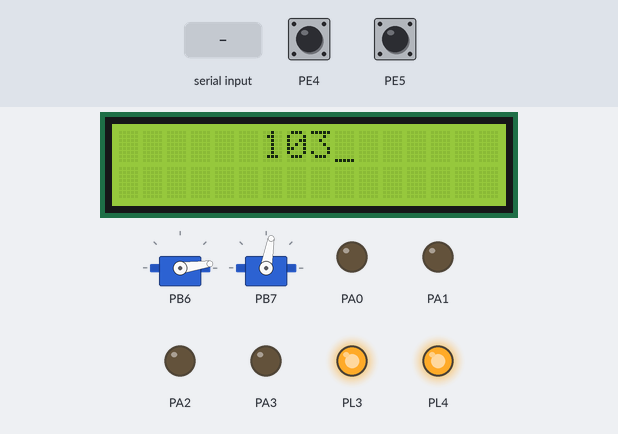
The program below on a simulated ATmega2560, built with avr-gcc and emulated at 14.7456 MHz. Shown: 16×2 character LCD, 2 × servo, output pins drawn as LEDs (lit = HIGH). Wiring (inferred from the names in the program): character LCD (HD44780): RS PC0; R/W PC1; E PC2; data PC4, PC5, PC6, PC7. The inputs (shaded band) are chosen by the test bench; at power-on: PE4 HIGH, PE5 HIGH. Servo pulses on a pin are drawn as a servo (544–2400 µs = 0–180°); pins used as bus, display or sensor lines are not drawn; what the program prints to the serial monitor is not drawn.

Above: at 7.1 s.
7.2 s: "TEAM 6\n" received over Serial
At 9.0 s:
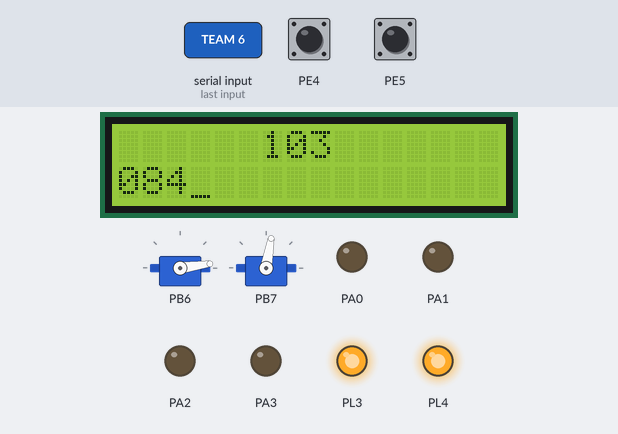
10.2 s: "1" received over Serial
At 12.1 s:
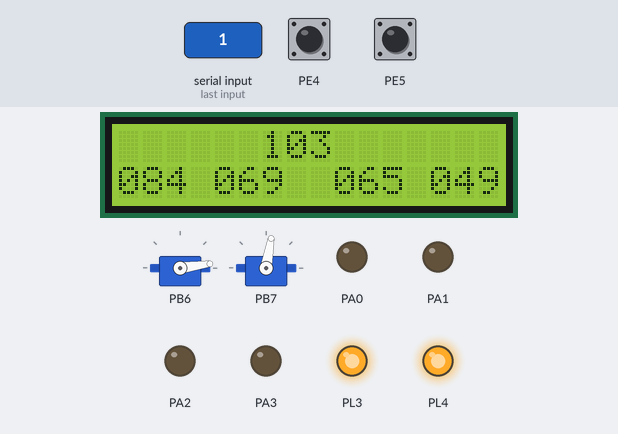
Timing chart, 0 to 13.6 s (numbered marks = the images above; inputs shaded):
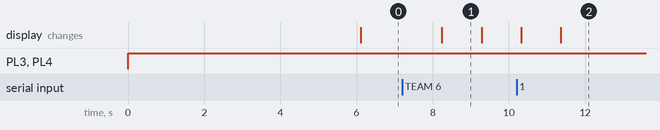

The program:

Fire_Bird_V.c
```c
#define F_CPU 14745600
#include <avr/io.h>
#include <avr/interrupt.h>
#include <util/delay.h>
#include <math.h> //included to support power function

#define BAUD 9600 // XBee module baud rate
#define UBRR_VALUE ((F_CPU/16/BAUD)-1) // calculate UBRR value

#define RS 0
#define RW 1
#define EN 2
#define lcd_port PORTC

#define sbit(reg,bit)	reg |= (1<<bit)			// Macro defined for Setting a bit of any register.
#define cbit(reg,bit)	reg &= ~(1<<bit)		// Macro defined for Clearing a bit of any register.

void init_ports();
void lcd_reset();
void lcd_init();
void lcd_wr_command(unsigned char);
void lcd_wr_char(char);
void lcd_line1();
void lcd_line2();
void lcd_string(char*);

unsigned int value;
unsigned int temp;
unsigned int unit;
unsigned int tens;
unsigned int hundred;
unsigned int thousand;
unsigned int million;
unsigned char ADC_Conversion(unsigned char);
unsigned char ADC_Value;
unsigned char sharp, distance, adc_reading;
unsigned int value;
float BATT_Voltage, BATT_V;


volatile unsigned long int ShaftCountLeft = 0; //to keep track of left position encoder
volatile unsigned long int ShaftCountRight = 0; //to keep track of right position encoder
volatile unsigned int Degrees; //to accept angle in degrees for turning

uint8_t data;
uint8_t column1;
uint8_t row1;
uint8_t column2;
uint8_t row2;
uint8_t goal_column;
uint8_t goal_row;
uint8_t start_column;
uint8_t start_row;

void pin_config (void)
{
	DDRA = DDRA | 0x0F; //set direction of the PORTA 3 to PORTA 0 pins as output
	PORTA = PORTA & 0xF0; // set initial value of the PORTA 3 to PORTA 0 pins to logic 0
	DDRL = DDRL | 0x18;   //Setting PL3 and PL4 pins as output for PWM generation
	PORTL = PORTL | 0x18; //PL3 and PL4 pins are for velocity control using PWM
	DDRC = DDRC | 0xF7; //all the LCD pin's direction set as output
	PORTC = PORTC & 0x80; // all the LCD pins are set to logic 0 except PORTC 7
}

//Function to configure INT4 (PORTE 4) pin as input for the left position encoder
void left_encoder_pin_config (void)
{
	DDRE  = DDRE & 0xEF;  //Set the direction of the PORTE 4 pin as input
	PORTE = PORTE | 0x10; //Enable internal pull-up for PORTE 4 pin
}

//Function to configure INT5 (PORTE 5) pin as input for the right position encoder
void right_encoder_pin_config (void)
{
	DDRE  = DDRE & 0xDF;  //Set the direction of the PORTE 4 pin as input
	PORTE = PORTE | 0x20; //Enable internal pull-up for PORTE 4 pin
}

//ADC pin configuration
void adc_pin_config (void)
{
	DDRF = 0x00; //set PORTF direction as input
	PORTF = 0x00; //set PORTF pins floating
	DDRK = 0x00; //set PORTK direction as input
	PORTK = 0x00; //set PORTK pins floating
}

//Configure PORTB 6 pin for servo motor 2 operation
void servo2_pin_config (void)
{
	DDRB  = DDRB | 0x40;  //making PORTB 6 pin output
	PORTB = PORTB | 0x40; //setting PORTB 6 pin to logic 1
}

//Configure PORTB 7 pin for servo motor 3 operation
void servo3_pin_config (void)
{
	DDRB  = DDRB | 0x80;  //making PORTB 7 pin output
	PORTB = PORTB | 0x80; //setting PORTB 7 pin to logic 1
}

//Function to initialize ports
void port_init()
{
	pin_config();
	left_encoder_pin_config(); //left encoder pin config
	right_encoder_pin_config(); //right encoder pin config
	servo2_pin_config(); //Configure PORTB 6 pin for servo motor 2 operation
	servo3_pin_config(); //Configure PORTB 7 pin for servo motor 3 operation
	adc_pin_config();
}

//Function to Initialize ADC
void adc_init()
{
	ADCSRA = 0x00;
	ADCSRB = 0x00;		//MUX5 = 0
	ADMUX = 0x20;		//Vref=5V external --- ADLAR=1 --- MUX4:0 = 0000
	ACSR = 0x80;
	ADCSRA = 0x86;		//ADEN=1 --- ADIE=1 --- ADPS2:0 = 1 1 0
}


//This Function accepts the Channel Number and returns the corresponding Analog Value
unsigned char ADC_Conversion(unsigned char Ch)
{
	unsigned char a;
	if(Ch>7)
	{
		ADCSRB = 0x08;
	}
	Ch = Ch & 0x07;
	ADMUX= 0x20| Ch;
	ADCSRA = ADCSRA | 0x40;		//Set start conversion bit
	while((ADCSRA&0x10)==0);	//Wait for ADC conversion to complete
	a=ADCH;
	ADCSRA = ADCSRA|0x10; //clear ADIF (ADC Interrupt Flag) by writing 1 to it
	ADCSRB = 0x00;
	return a;
}

// This Function calculates the actual distance in millimeters(mm) from the input
// analog value of Sharp Sensor.
unsigned int Sharp_GP2D12_estimation(unsigned char adc_reading)
{
	float distance;
	unsigned int distanceInt;
	distance = (int)(10.00*(2799.6*(1.00/(pow(adc_reading,1.1546)))));
	distanceInt = (int)distance;
	if(distanceInt>800)
	{
		distanceInt=800;
	}
	return distanceInt;
}

//Function to Reset LCD
void lcd_set_4bit()
{
	_delay_ms(1);

	cbit(lcd_port,RS);				//RS=0 --- Command Input
	cbit(lcd_port,RW);				//RW=0 --- Writing to LCD
	lcd_port = 0x30;				//Sending 3
	sbit(lcd_port,EN);				//Set Enable Pin
	_delay_ms(5);					//Delay
	cbit(lcd_port,EN);				//Clear Enable Pin

	_delay_ms(1);

	cbit(lcd_port,RS);				//RS=0 --- Command Input
	cbit(lcd_port,RW);				//RW=0 --- Writing to LCD
	lcd_port = 0x30;				//Sending 3
	sbit(lcd_port,EN);				//Set Enable Pin
	_delay_ms(5);					//Delay
	cbit(lcd_port,EN);				//Clear Enable Pin

	_delay_ms(1);

	cbit(lcd_port,RS);				//RS=0 --- Command Input
	cbit(lcd_port,RW);				//RW=0 --- Writing to LCD
	lcd_port = 0x30;				//Sending 3
	sbit(lcd_port,EN);				//Set Enable Pin
	_delay_ms(5);					//Delay
	cbit(lcd_port,EN);				//Clear Enable Pin

	_delay_ms(1);

	cbit(lcd_port,RS);				//RS=0 --- Command Input
	cbit(lcd_port,RW);				//RW=0 --- Writing to LCD
	lcd_port = 0x20;				//Sending 2 to initialise LCD 4-bit mode
	sbit(lcd_port,EN);				//Set Enable Pin
	_delay_ms(1);					//Delay
	cbit(lcd_port,EN);				//Clear Enable Pin


}

//Function to Initialize LCD
void lcd_init()
{
	_delay_ms(1);

	lcd_wr_command(0x28);			//LCD 4-bit mode and 2 lines.
	lcd_wr_command(0x01);
	lcd_wr_command(0x06);
	lcd_wr_command(0x0E);
	lcd_wr_command(0x80);

}


//Function to Write Command on LCD
void lcd_wr_command(unsigned char cmd)
{
	unsigned char temp;
	temp = cmd;
	temp = temp & 0xF0;
	lcd_port &= 0x0F;
	lcd_port |= temp;
	cbit(lcd_port,RS);
	cbit(lcd_port,RW);
	sbit(lcd_port,EN);
	_delay_ms(5);
	cbit(lcd_port,EN);

	cmd = cmd & 0x0F;
	cmd = cmd<<4;
	lcd_port &= 0x0F;
	lcd_port |= cmd;
	cbit(lcd_port,RS);
	cbit(lcd_port,RW);
	sbit(lcd_port,EN);
	_delay_ms(5);
	cbit(lcd_port,EN);
}

//Function to Write Data on LCD
void lcd_wr_char(char letter)
{
	char temp;
	temp = letter;
	temp = (temp & 0xF0);
	lcd_port &= 0x0F;
	lcd_port |= temp;
	sbit(lcd_port,RS);
	cbit(lcd_port,RW);
	sbit(lcd_port,EN);
	_delay_ms(5);
	cbit(lcd_port,EN);

	letter = letter & 0x0F;
	letter = letter<<4;
	lcd_port &= 0x0F;
	lcd_port |= letter;
	sbit(lcd_port,RS);
	cbit(lcd_port,RW);
	sbit(lcd_port,EN);
	_delay_ms(5);
	cbit(lcd_port,EN);
}


//Function to bring cursor at home position
void lcd_home()
{
	lcd_wr_command(0x80);
}


//Function to Print String on LCD
void lcd_string(char *str)
{
	while(*str != '\0')
	{
		lcd_wr_char(*str);
		str++;
	}
}

//Position the LCD cursor at "row", "column".

void lcd_cursor (char row, char column)
{
	switch (row) {
		case 1: lcd_wr_command (0x80 + column - 1); break;
		case 2: lcd_wr_command (0xc0 + column - 1); break;
		case 3: lcd_wr_command (0x94 + column - 1); break;
		case 4: lcd_wr_command (0xd4 + column - 1); break;
		default: break;
	}
}

//Function To Print Any input value upto the desired digit on LCD
void lcd_print (char row, char coloumn, unsigned int value, int digits)
{
	unsigned char flag=0;
	if(row==0||coloumn==0)
	{
		lcd_home();
	}
	else
	{
		lcd_cursor(row,coloumn);
	}
	if(digits==5 || flag==1)
	{
		million=value/10000+48;
		lcd_wr_char(million);
		flag=1;
	}
	if(digits==4 || flag==1)
	{
		temp = value/1000;
		thousand = temp%10 + 48;
		lcd_wr_char(thousand);
		flag=1;
	}
	if(digits==3 || flag==1)
	{
		temp = value/100;
		hundred = temp%10 + 48;
		lcd_wr_char(hundred);
		flag=1;
	}
	if(digits==2 || flag==1)
	{
		temp = value/10;
		tens = temp%10 + 48;
		lcd_wr_char(tens);
		flag=1;
	}
	if(digits==1 || flag==1)
	{
		unit = value%10 + 48;
		lcd_wr_char(unit);
	}
	if(digits>5)
	{
		lcd_wr_char('E');
	}

}

void left_position_encoder_interrupt_init (void) //Interrupt 4 enable
{
	cli(); //Clears the global interrupt
	EICRB = EICRB | 0x02; // INT4 is set to trigger with falling edge
	EIMSK = EIMSK | 0x10; // Enable Interrupt INT4 for left position encoder
	sei();   // Enables the global interrupt
}

void right_position_encoder_interrupt_init (void) //Interrupt 5 enable
{
	cli(); //Clears the global interrupt
	EICRB = EICRB | 0x08; // INT5 is set to trigger with falling edge
	EIMSK = EIMSK | 0x20; // Enable Interrupt INT5 for right position encoder
	sei();   // Enables the global interrupt
}

//ISR for right position encoder
ISR(INT5_vect)
{
	ShaftCountRight++;  //increment right shaft position count
}


//ISR for left position encoder
ISR(INT4_vect)
{
	ShaftCountLeft++;  //increment left shaft position count
}


//Function used for setting motor's direction
void motion_set (unsigned char Direction)
{
	unsigned char PortARestore = 0;

	Direction &= 0x0F; 		// removing upper nibbel for the protection
	PortARestore = PORTA; 		// reading the PORTA original status
	PortARestore &= 0xF0; 		// making lower direction nibbel to 0
	PortARestore |= Direction; // adding lower nibbel for forward command and restoring the PORTA status
	PORTA = PortARestore; 		// executing the command
}

void forward (void) //both wheels forward
{
	motion_set(0x06);
}

void back (void) //both wheels backward
{
	motion_set(0x09);
}

void left (void) //Left wheel backward, Right wheel forward
{
	motion_set(0x05);
}

void right (void) //Left wheel forward, Right wheel backward
{
	motion_set(0x0A);
}

void soft_left (void) //Left wheel stationary, Right wheel forward
{
	motion_set(0x04);
}

void soft_right (void) //Left wheel forward, Right wheel is stationary
{
	motion_set(0x02);
}

void soft_left_2 (void) //Left wheel backward, right wheel stationary
{
	motion_set(0x01);
}

void soft_right_2 (void) //Left wheel stationary, Right wheel backward
{
	motion_set(0x08);
}

void stop (void)
{
	motion_set(0x00);
}


//Function used for turning robot by specified degrees
void angle_rotate(unsigned int Degrees)
{
	float ReqdShaftCount = 0;
	unsigned long int ReqdShaftCountInt = 0;

	ReqdShaftCount = (float) Degrees/ 4.090; // division by resolution to get shaft count
	ReqdShaftCountInt = (unsigned int) ReqdShaftCount;
	ShaftCountRight = 0;
	ShaftCountLeft = 0;

	while (1)
	{
		if((ShaftCountRight >= ReqdShaftCountInt) | (ShaftCountLeft >= ReqdShaftCountInt))
		break;
	}
	stop(); //Stop robot
}

//Function used for moving robot forward by specified distance

void linear_distance_mm(unsigned int DistanceInMM)
{
	float ReqdShaftCount = 0;
	unsigned long int ReqdShaftCountInt = 0;

	ReqdShaftCount = DistanceInMM / 5.338; // division by resolution to get shaft count
	ReqdShaftCountInt = (unsigned long int) ReqdShaftCount;

	ShaftCountRight = 0;
	while(1)
	{
		if(ShaftCountRight > ReqdShaftCountInt)
		{
			break;
		}
	}
	stop(); //Stop robot
}

void forward_mm(unsigned int DistanceInMM)
{
	forward();
	linear_distance_mm(DistanceInMM);
}

void back_mm(unsigned int DistanceInMM)
{
	back();
	linear_distance_mm(DistanceInMM);
}

void left_degrees(unsigned int Degrees)
{
	// 88 pulses for 360 degrees rotation 4.090 degrees per count
	left(); //Turn left
	angle_rotate(Degrees);
}


void right_degrees(unsigned int Degrees)
{
	// 88 pulses for 360 degrees rotation 4.090 degrees per count
	right(); //Turn right
	angle_rotate(Degrees);
}


void soft_left_degrees(unsigned int Degrees)
{
	// 176 pulses for 360 degrees rotation 2.045 degrees per count
	soft_left(); //Turn soft left
	Degrees=Degrees*2;
	angle_rotate(Degrees);
}

void soft_right_degrees(unsigned int Degrees)
{
	// 176 pulses for 360 degrees rotation 2.045 degrees per count
	soft_right();  //Turn soft right
	Degrees=Degrees*2;
	angle_rotate(Degrees);
}

void soft_left_2_degrees(unsigned int Degrees)
{
	// 176 pulses for 360 degrees rotation 2.045 degrees per count
	soft_left_2(); //Turn reverse soft left
	Degrees=Degrees*2;
	angle_rotate(Degrees);
}

void soft_right_2_degrees(unsigned int Degrees)
{
	// 176 pulses for 360 degrees rotation 2.045 degrees per count
	soft_right_2();  //Turn reverse soft right
	Degrees=Degrees*2;
	angle_rotate(Degrees);
}

void USART_Init(void) {
	// set baud rate
	UBRR0H = (uint8_t)(UBRR_VALUE>>8);
	UBRR0L = (uint8_t)(UBRR_VALUE);

	// enable transmitter and receiver
	UCSR0B = (1<<TXEN0)|(1<<RXEN0);

	// set frame format: 8 data bits, no parity, 1 stop bit
	UCSR0C = (1<<UCSZ01)|(1<<UCSZ00);
}

void USART_Transmit(uint8_t data) {
	// wait for empty transmit buffer
	while (!(UCSR0A & (1<<UDRE0)));

	// put data into buffer, sends data
	UDR0 = data;
}

uint8_t USART_Receive(void) {
	// wait for data to be received
	while (!(UCSR0A & (1<<RXC0)));

	// get and return received data from buffer
	return UDR0;
}

//TIMER1 initialization in 10 bit fast PWM mode
//prescale:256
// WGM: 7) PWM 10bit fast, TOP=0x03FF
// actual value: 42.187Hz
void timer1_init(void)
{
 TCCR1B = 0x00; //stop
 TCNT1H = 0xFC; //Counter high value to which OCR1xH value is to be compared with
 TCNT1L = 0x01;	//Counter low value to which OCR1xH value is to be compared with
 OCR1BH = 0x03;	//Output compare Register high value for servo 2
 OCR1BL = 0xFF;	//Output Compare Register low Value For servo 2
 OCR1CH = 0x03;	//Output compare Register high value for servo 3
 OCR1CL = 0xFF;	//Output Compare Register low Value For servo 3
 ICR1H  = 0x03;
 ICR1L  = 0xFF;
 TCCR1A = 0xAB; /*{COM1A1=1, COM1A0=0; COM1B1=1, COM1B0=0; COM1C1=1 COM1C0=0}
 					For Overriding normal port functionality to OCRnA outputs.
				  {WGM11=1, WGM10=1} Along With WGM12 in TCCR1B for Selecting FAST PWM Mode*/
 TCCR1C = 0x00;
 TCCR1B = 0x0C; //WGM12=1; CS12=1, CS11=0, CS10=0 (Prescaler=256)
}

// Timer 5 initialized in PWM mode for velocity control
// Prescale:64
// PWM 8bit fast, TOP=0x00FF
// Timer Frequency:674.988Hz
void timer5_init()
{
	TCCR5B = 0x00;	//Stop
	TCNT5H = 0xFF;	//Counter higher 8-bit value to which OCR5xH value is compared with
	TCNT5L = 0x01;	//Counter lower 8-bit value to which OCR5xH value is compared with
	OCR5AH = 0x00;	//Output compare register high value for Left Motor
	OCR5AL = 0xFF;	//Output compare register low value for Left Motor
	OCR5BH = 0x00;	//Output compare register high value for Right Motor
	OCR5BL = 0xFF;	//Output compare register low value for Right Motor
	OCR5CH = 0x00;	//Output compare register high value for Motor C1
	OCR5CL = 0xFF;	//Output compare register low value for Motor C1
	TCCR5A = 0xA9;	/*{COM5A1=1, COM5A0=0; COM5B1=1, COM5B0=0; COM5C1=1 COM5C0=0}
 					  For Overriding normal port functionality to OCRnA outputs.
				  	  {WGM51=0, WGM50=1} Along With WGM52 in TCCR5B for Selecting FAST PWM 8-bit Mode*/

	TCCR5B = 0x0B;	//WGM12=1; CS12=0, CS11=1, CS10=1 (Prescaler=64)
}

// Function for robot velocity control
void velocity (unsigned char left_motor, unsigned char right_motor)
{
	OCR5AL = (unsigned char)left_motor;
	OCR5BL = (unsigned char)right_motor;
}

void init_devices (void)
{
	cli(); //Clears the global interrupts
	port_init();
	timer1_init();
	timer5_init();
	adc_init();
	left_position_encoder_interrupt_init();
	right_position_encoder_interrupt_init();
	sei(); //Enables the global interrupts
}

//Function to rotate Servo 2 by a specified angle in the multiples of 1.86 degrees
void servo_2(unsigned char degrees)
{
	float PositionTiltServo = 0;
	PositionTiltServo = ((float)degrees / 1.86) + 35.0;
	OCR1BH = 0x00;
	OCR1BL = (unsigned char) PositionTiltServo;
}

//Function to rotate Servo 3 by a specified angle in the multiples of 1.86 degrees
void servo_3(unsigned char degrees)
{
	float PositionServo = 0;
	PositionServo = ((float)degrees / 1.86) + 35.0;
	OCR1CH = 0x00;
	OCR1CL = (unsigned char) PositionServo;
}

//servo_free functions unlocks the servo motors from the any angle
//and make them free by giving 100% duty cycle at the PWM. This function can be used to
//reduce the power consumption of the motor if it is holding load against the gravity.

void servo_2_free (void) //makes servo 2 free rotating
{
	OCR1BH = 0x03;
	OCR1BL = 0xFF; //Servo 2 off
}

void servo_3_free (void) //makes servo 3 free rotating
{
	OCR1CH = 0x03;
	OCR1CL = 0xFF; //Servo 3 off
}

void lift (void) // grip the object
{
	servo_2 (1);
	_delay_ms(1000);
}

void down (void) // relase the object
{
	servo_2 (90);
	_delay_ms(1000);

}

void ungrip (void)
{
	servo_3 (40);
	_delay_ms(1000);
}

void grip (void)
{
	servo_3 (80);
	_delay_ms(1000);
}

void check_pin()
{
	row1 = USART_Receive(); // receive data from UART
	_delay_ms(1000);
	lcd_print(1,1,row1,3);

	USART_Transmit('0');
	column1 = USART_Receive(); // receive data from UART
	_delay_ms(1000);
	lcd_print(1,5,column1,3);

	USART_Transmit('1');
	row2 = USART_Receive(); // receive data from UART
	_delay_ms(1000);
	lcd_print(1,10,row2,3);

	USART_Transmit('0');
	column2 = USART_Receive(); // receive data from UART
	_delay_ms(1000);
	lcd_print(1,14,column2,3);
	USART_Transmit('1');
}
void move_robot()
{
	if ((row1==row2) && (column1<column2))
	{ // if column1 is to the left of column2
		left_degrees(90); //Rotate robot left by 90 degrees
		_delay_ms(1000);
		forward_mm(200); //Moves robot forward 100mm
		_delay_ms(1000);
		right_degrees(90); //Rotate robot right by 90 degrees
		_delay_ms(1000);
		stop();
		_delay_ms(1000);
	}
	else if ((row1==row2) && (column1>column2))
	{ // if column1 is to the left of column2
		right_degrees(90); //Rotate robot right by 90 degrees
		_delay_ms(1000);
		forward_mm(200); //Moves robot forward 100mm
		_delay_ms(1000);
		left_degrees(90); //Rotate robot left by 90 degrees
		_delay_ms(1000);
		stop();
		_delay_ms(1000);
	}
	else if ((row1<row2) && (column1==column2))
	{ // if column1 is to the left of column2
		forward_mm(200); //Moves robot forward 100mm
		_delay_ms(1000);
		stop();
		_delay_ms(1000);
	}
	else if ((row1>row2) && (column1==column2))
	{ // if column1 is to the left of column2
		left_degrees(180); //Rotate robot left by 100 degrees
		_delay_ms(1000);
		forward_mm(200); //Moves robot forward 100mm
		_delay_ms(1000);
		right_degrees(180); //Rotate robot right by 180 degrees
		_delay_ms(1000);
		stop();
		_delay_ms(1000);
	}

	if (UCSR0A & (1<<RXC0))
	{
		// update column1, row1, column2, and row2 with the next set of column and row addresses received

		row1 = row2;
		_delay_ms(1000);
		lcd_print(2,1,row1,3);

		column1 = column2;
		_delay_ms(1000);
		lcd_print(2,5,column1,3);

		row2 = USART_Receive(); // receive data from UART
		_delay_ms(1000);
		lcd_print(2,10,row2,3);

		USART_Transmit('0');
		column2 = USART_Receive(); // receive data from UART
		_delay_ms(1000);
		lcd_print(2,14,column2,3);
		USART_Transmit('1');
	}
}

int main(void)
{
	USART_Init(); // initialize UART communication
	unsigned char i = 0;
	init_devices();
	lcd_set_4bit();
	lcd_init();

	lift();
	_delay_ms(2000);
	grip();
	_delay_ms(2000);

	sharp = ADC_Conversion(11);						//Stores the Analog value of front sharp connected to ADC channel 11 into variable "sharp"
	value = Sharp_GP2D12_estimation(sharp);				//Stores Distance calsulated in a variable "value".
	lcd_print(1,7,value,3);

	start_row = USART_Receive(); // receive data from UART
	_delay_ms(1000);
	lcd_print(2,1,start_row,3);

	USART_Transmit('0');
	start_column = USART_Receive(); // receive data from UART
	_delay_ms(1000);
	lcd_print(2,5,start_column,3);

	USART_Transmit('1');
	goal_row = USART_Receive(); // receive data from UART
	_delay_ms(1000);
	lcd_print(2,10,goal_row,3);

	USART_Transmit('0');
	goal_column = USART_Receive(); // receive data from UART
	_delay_ms(1000);
	lcd_print(2,14,goal_column,3);

	while(1)
	{
		//lcd_cursor(1,6);
		//lcd_string("TEAM 6");

		if (UCSR0A & (1<<RXC0))
		{
			check_pin();

			while ((goal_column != column2) || (goal_row != row2))
			{
				move_robot ();
			}

			down();
			_delay_ms(2000);
			ungrip();
			_delay_ms(2000);
			grip();
			_delay_ms(2000);
			lift();
			_delay_ms(2000);

			check_pin();

			while ((start_column != column2) || (start_row != row2))
			{
				move_robot ();
			}

			down();
			_delay_ms(2000);
			ungrip();
			_delay_ms(2000);
			lift();
			_delay_ms(2000);
			grip();
			_delay_ms(2000);
		}
	}
}
```

Measured:
- after the input at 7.2 s, the display: changes after 1.0 s (image 1)
- after the input at 10.2 s, the display: first differs from a run without the input after 1.2 s (image 2)
- what the display in image 1 shows lasts 1.1 s, from 8.2 s to 9.3 s
